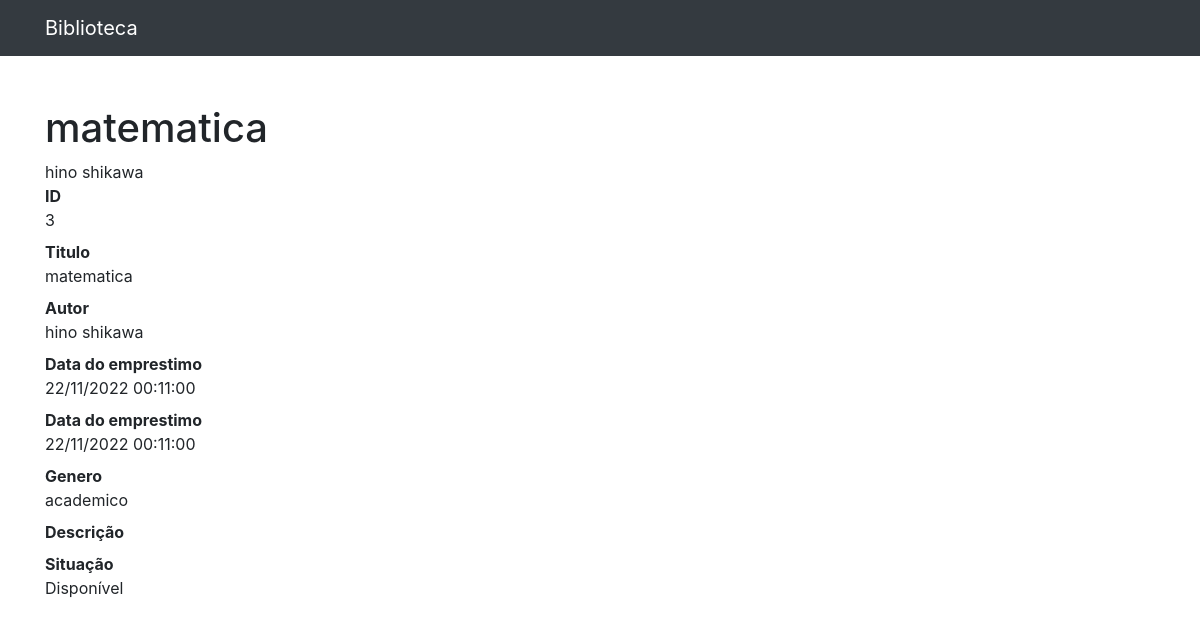
Screenshot of /specs/3 with the database file from the repository.
### titulos/models.py (models this page shows, shortened)
class Titulo(models.Model):
    livro = models.CharField(max_length=255)
    autor = models.CharField(max_length=255)
    editora = models.CharField(max_length=255)
    genero = models.CharField(max_length=255)
    descricao = models.TextField(max_length=750, blank=True)
    pub = models.DateField()
    data_emprestimo = models.DateTimeField()
    data_devolucao = models.DateTimeField()
    sit = models.ForeignKey(Sit, on_delete=models.DO_NOTHING)

class Sit(models.Model):
    situ = models.CharField(max_length=15)
    def __str__(self):
        return self.situ

### titulos/views.py (the view)
# urls.py: path('specs/', include('titulos.urls')),
def specs(request,titulo_id ):
    titulos= Titulo.objects.get(id=titulo_id)
    return render(request,'titulos/specs.html',{'titulo':titulos})

### titulos/templates/titulos/specs.html (shortened to what this page needs)
{% extends 'base.html'%}
{% block conteudo%}
        <h1 class="mt-5">{{titulo.livro}} </h1>
            {{titulo.autor}}
        <dl>
          <dt>ID</dt>
          <dd>{{titulo.id}}</dd>
          <dt>Titulo</dt>
          <dd>{{titulo.livro}}</dd>
          <dt>Autor</dt>
          <dd>{{titulo.autor}}</dd>
          <dt>Data do emprestimo</dt>
          <dd>{{titulo.data_emprestimo|date:'d/m/Y H:m:s'}}</dd>
          <dt>Data do emprestimo</dt>
          <dd>{{titulo.data_emprestimo|date:'d/m/Y H:m:s'}}</dd>
          <dt>Genero</dt>
          <dd>{{titulo.genero}}</dd>
          <dt>Descrição</dt>
          <dt>Situação</dt>
          <dd>
            {{titulo.sit}}
          </dd>
        </dl>
{%endblock%}

### rows the page displays
Titulo: livro "matematica", autor "hino shikawa", id "3", data_emprestimo "22/11/2022 00:11:00", genero "academico", sit "Disponível"
